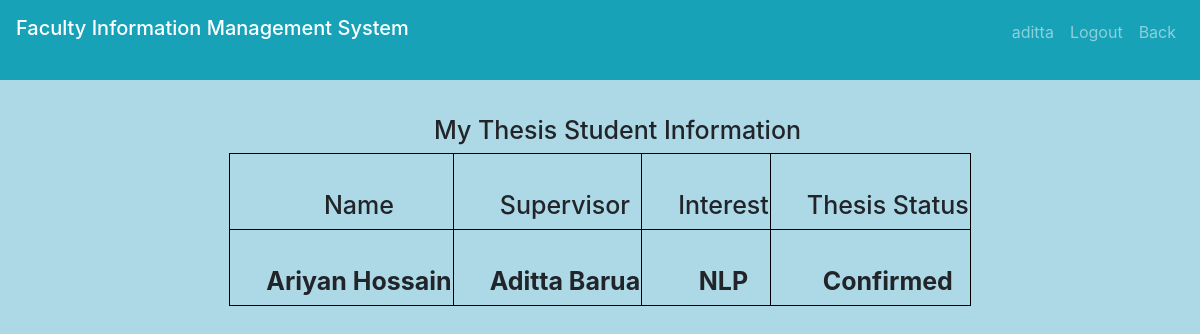
The page /currentYourThesis.php (signed in) on the database its author committed.
### tables this page shows
CREATE TABLE `student_information` (
  `id` varchar(244) NOT NULL,
  `name` varchar(244) NOT NULL,
  `student_id` varchar(244) NOT NULL,
  `credits` varchar(244) NOT NULL,
  `dep` varchar(244) NOT NULL,
  `cgpa` varchar(244) NOT NULL,
  `dob` date NOT NULL,
  `supervisor` varchar(255) DEFAULT NULL,
  `thesis_status` varchar(255) DEFAULT NULL,
  `interest` varchar(255) DEFAULT NULL
);

### currentYourThesis.php (the view, shortened to what this page needs)
<?php include("header1.php"); ?>
<!DOCTYPE html>
<body>
  <body style='background-color: #ADD8E6'>
    <nav class="navbar navbar-expand-sm bg-info navbar-dark">
        <?php
        include("includes/connection.php");
        ?>
    </nav>
    <h3 style="text-align:center;padding-left:35px;padding-top:35px;color: black#A9A9A9;font-size:25px;">My Thesis Student Information</h3>
    <table class="center">
      <tr>
        <th>
          <h2 style="text-align:center;padding-left:35px;padding-top:35px;color: black#A9A9A9;font-size:25px;">Name</h3>
        </th>
        <th>
          <h2 style="text-align:center;padding-left:35px;padding-top:35px;color: black#A9A9A9;font-size:25px;">Supervisor</h3>
        </th>
        <th>
          <h2 style="text-align:center;padding-left:35px;padding-top:35px;color: black#A9A9A9;font-size:25px;">Interest</h3>
        </th>
        <th>
          <h2 style="text-align:center;padding-left:35px;padding-top:35px;color: black#A9A9A9;font-size:25px;">Thesis Status</h3>
        </th>
      </tr>
      <?php
      $uname = $_SESSION['FacultyLoginId'];
      $query = "select * from student_information where supervisor = (select name from faculty_information where id = '$uname') and thesis_status != '' and thesis_status is not NULL and thesis_status not like '%no%'";
      $query_run = mysqli_query($connect, $query);
      while ($data = mysqli_fetch_array($query_run)) {
      ?>
        <tr>
          <?php
          $t = $data['thesis_status'];
          $s = $data['supervisor'];
          if ($t == "" || $t == Null) {
            $t = "Not Confirmed Yet";
          } else {
            $t = "Confirmed";
          }
          ?>
          <th>
            <h3 style="text-align:center;padding-left:35px;padding-top:35px;color: black#A9A9A9;font-size:25px;"><?php echo "<b>" . $data['name'] . "</b>" ?></h3>
          </th>
          <th>
            <h3 style="text-align:center;padding-left:35px;padding-top:35px;color: black#A9A9A9;font-size:25px;"><?php echo "<b>" . $s . "</b>" ?></h3>
          </th>
          <th>
            <h3 style="text-align:center;padding-left:35px;padding-top:35px;color: black#A9A9A9;font-size:25px;"><?php echo "<b>" . $data['interest'] . "</b>" ?></h3>
          </th>
          <th>
            <h3 style="text-align:center;padding-left:35px;padding-top:35px;color: black#A9A9A9;font-size:25px;"><?php echo "<b>" . $t . "</b>" ?></h3>
          </th>
        </tr>
      <?php
      }
      ?>
    </table>
  </body>
  </html>

### currentYourThesis.php (style rules this page uses)
table, th, td { border: 1px solid black; }
.center { margin-left: auto; margin-right: auto; }

### rows shown on the page
student_information: name "Ariyan Hossain", supervisor "Aditta Barua", interest "NLP", thesis_status "Confirmed"

### other values the page prints
$_SESSION['FacultyLoginId'] "aditta"
